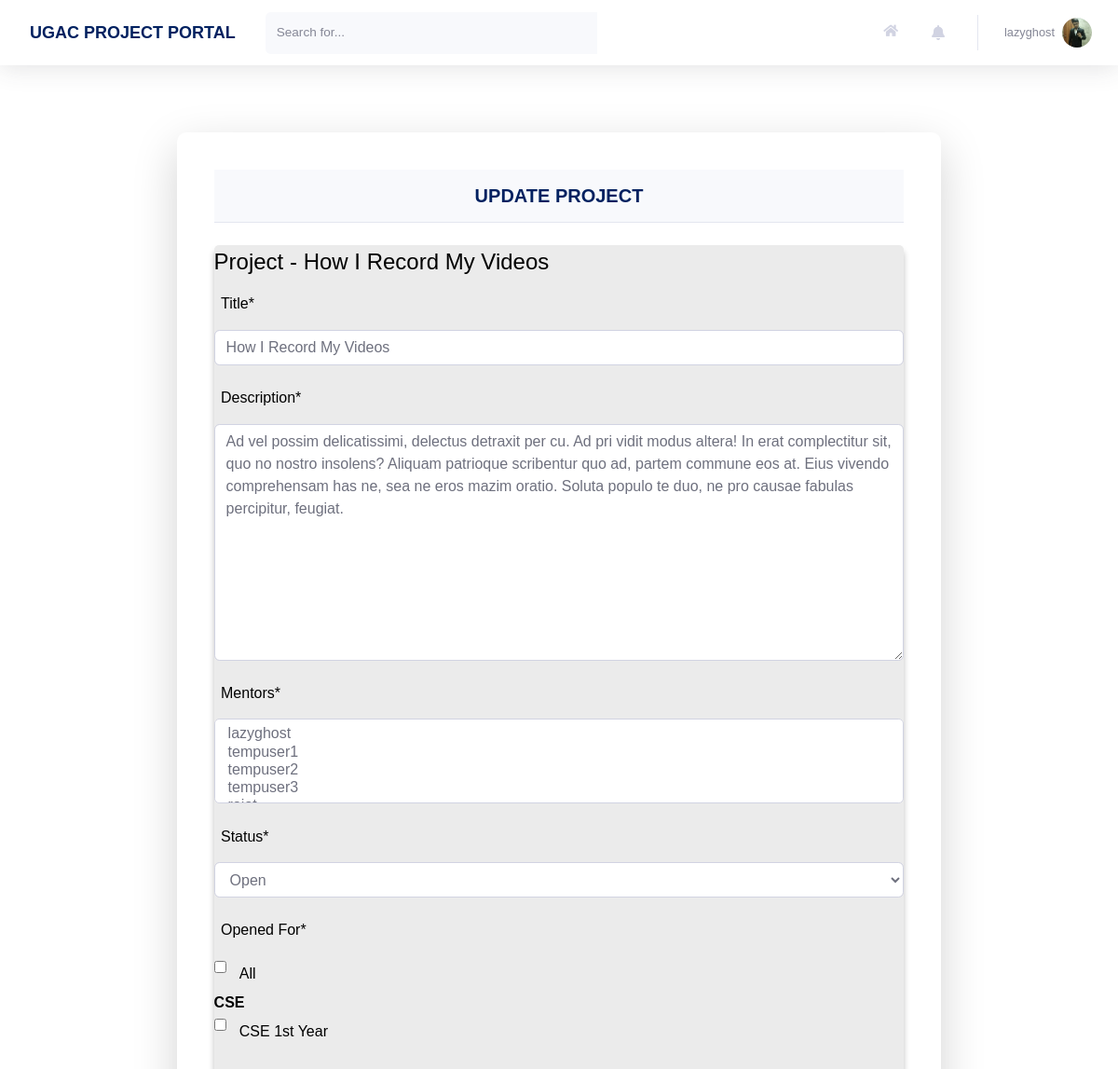
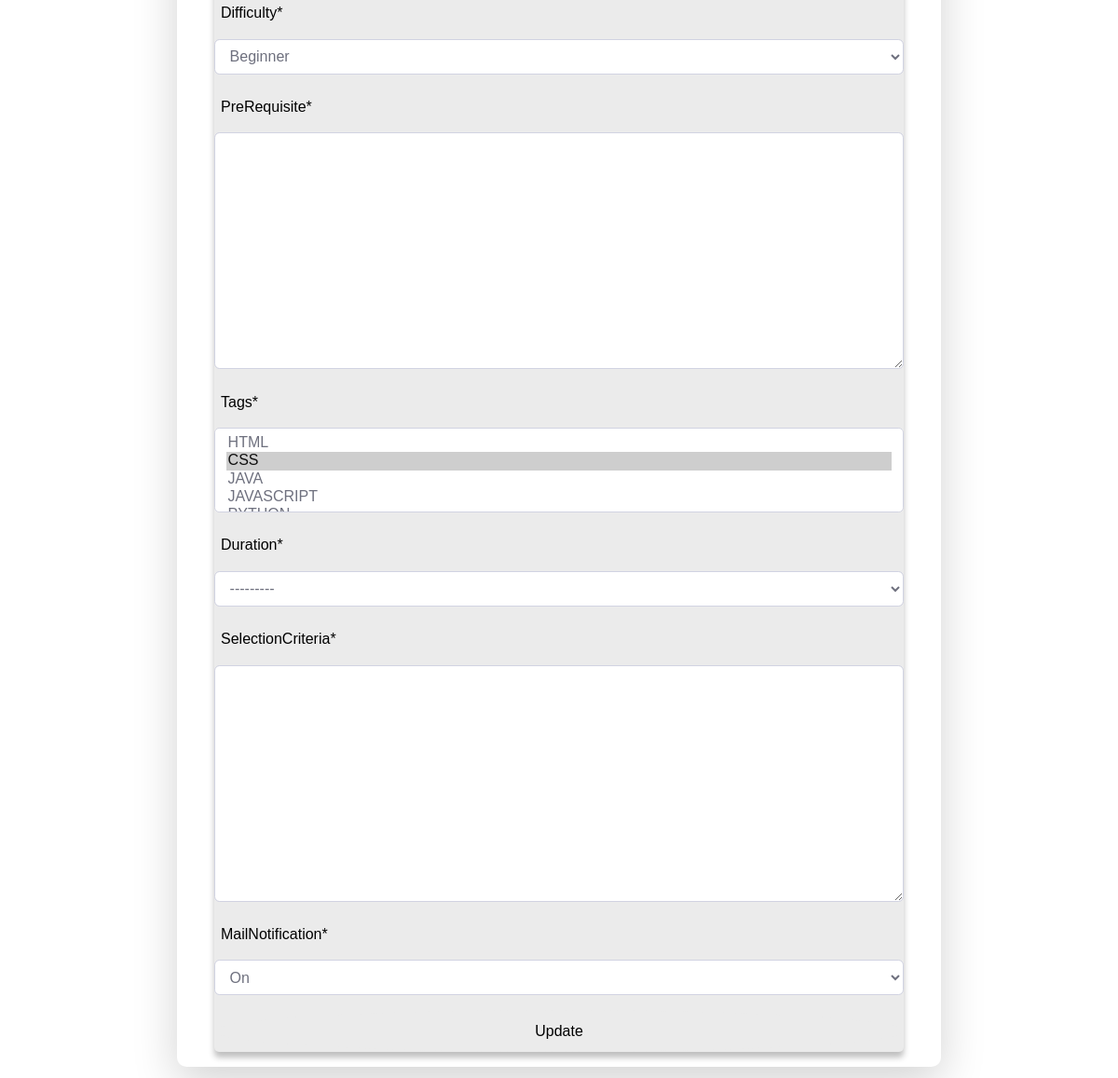
/project/update/?project_id=19 (signed in), run on an earlier commit of the app's database (2 pictures, top to bottom).
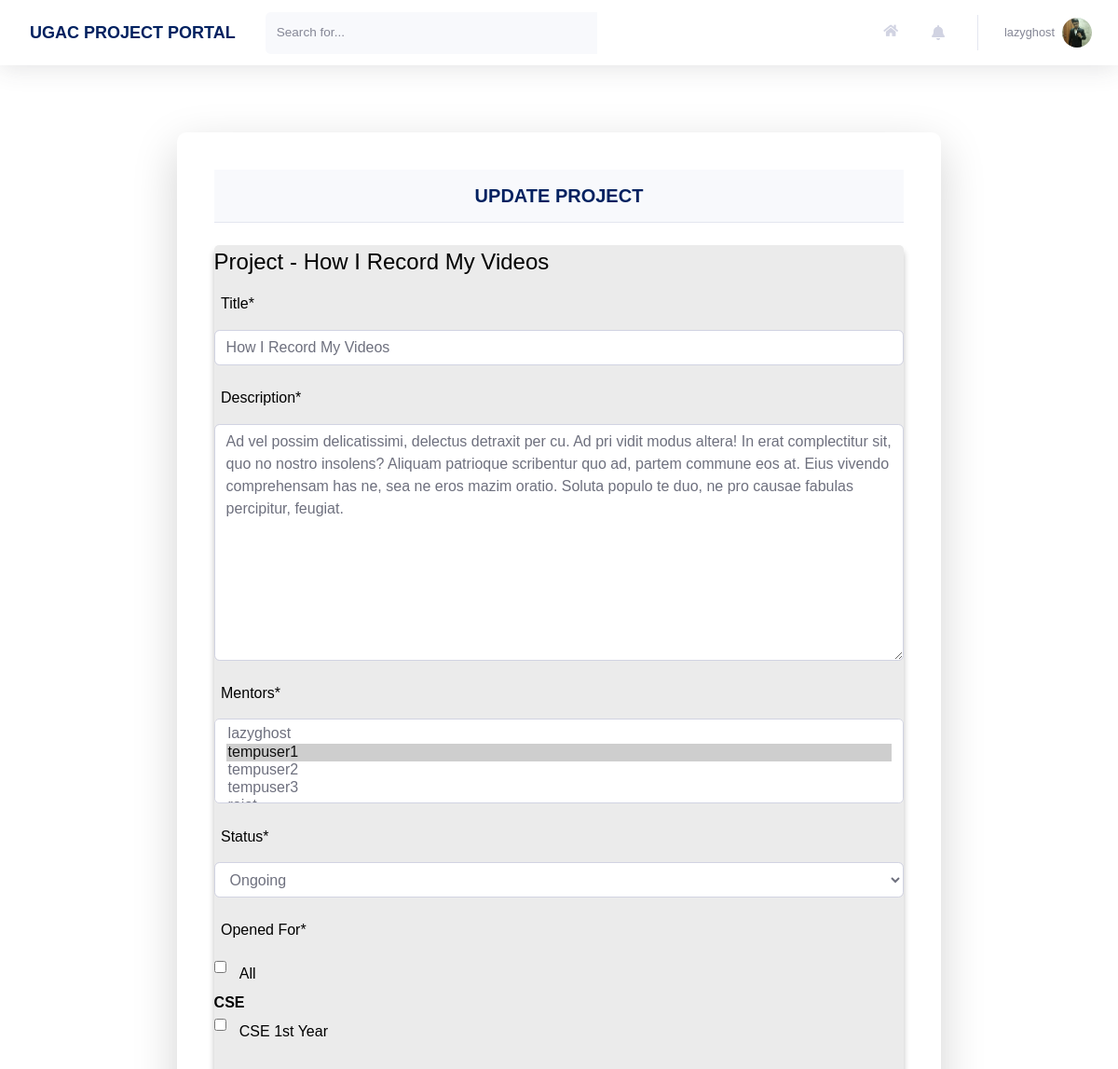
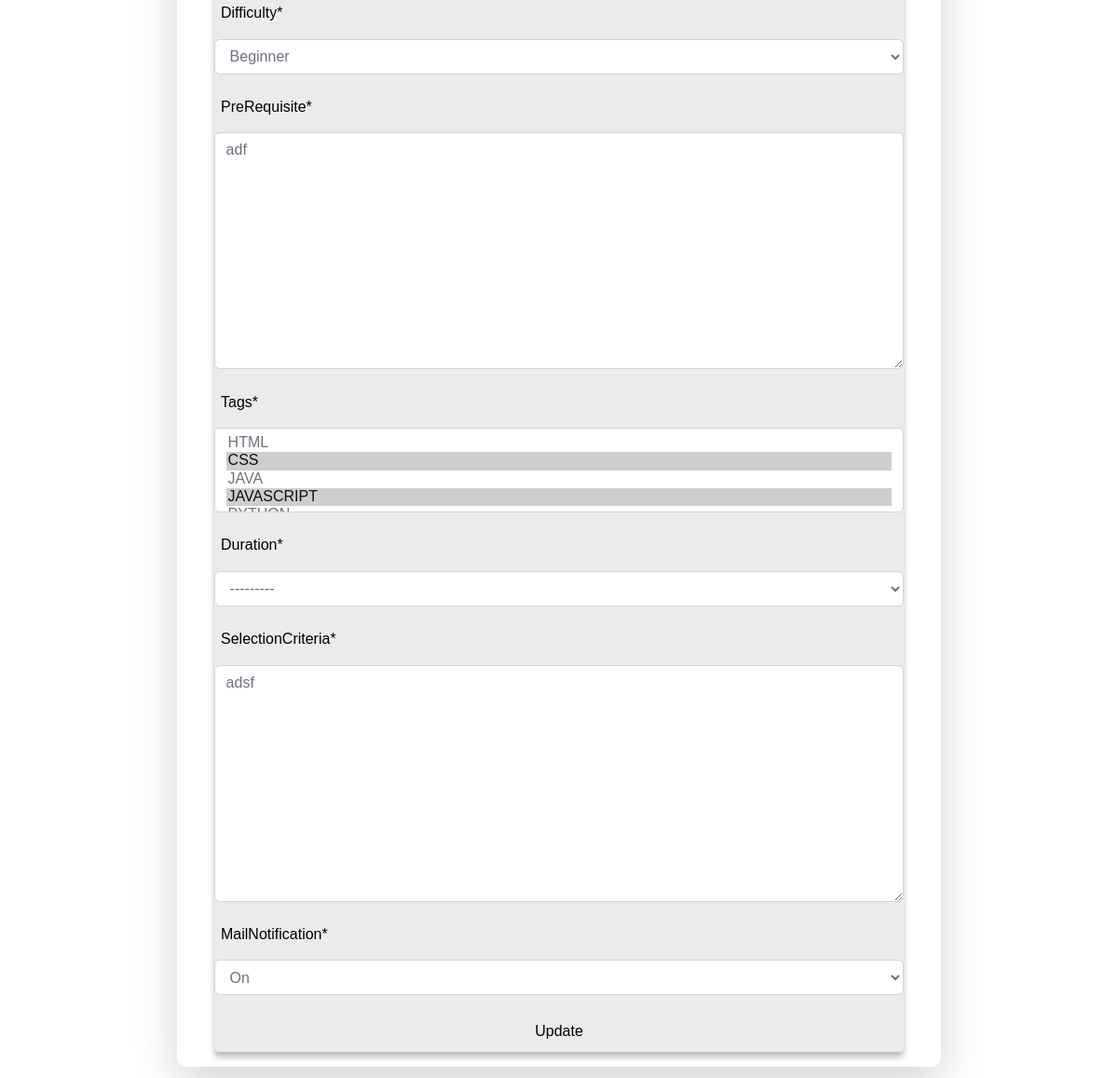
And on a later commit of the database (2 pictures, top to bottom).
### home/models.py (models this page shows, shortened)
class Project(models.Model):
    Title = models.CharField(max_length=100)
    Description = models.TextField()
    FloatedBy = models.ForeignKey(User, on_delete=models.CASCADE,related_name="FloatedBy")
    Mentors = models.ManyToManyField(User,related_name='Mentors')
    Status = models.CharField(max_length=10, choices=STATUS_CHOICES, default='Open')
    OpenedFor = models.CharField(max_length=300)
    Difficulty = models.CharField(max_length=15, choices=DIFFICULTY_CHOICES, default='Beginner')
    PreRequisite = models.TextField()
    Tags = models.ManyToManyField(Tag, related_name='Tags')
    Duration = models.CharField(max_length=30, choices=DURATION_CHOICES)
    DatePosted = models.DateTimeField(default = timezone.now)
    SelectionCriteria = models.TextField()
    MailNotification = models.CharField(max_length=5, choices=NOTIFICATION_CHOICES,default='On')
    ApplyRequest = models.ManyToManyField(User, related_name='ApplyRequest', blank = True)
    AlreadyApplied = models.ManyToManyField(User, related_name='AlreadyApplied', blank = True)
    Likes = models.IntegerField(default=0)

class Tag(models.Model):
    Title = models.CharField(max_length=20)
    def __str__(self):
        return f"{self.Title}"

### home/decorators.py (the view)
    def wrap(request, *args, **kwargs):
        project_id = request.GET.get('project_id')
        project = Project.objects.get(pk=project_id)
        if project.FloatedBy == request.user:
            return function(request, *args, **kwargs)
        else:
            raise PermissionDenied

### home/forms.py
class ProjectUpdateForm(forms.ModelForm):
    OpenedFor = forms.MultipleChoiceField(
        label="Opened For", choices=OPENED_FOR_CHOICES, required=True,
        widget = forms.CheckboxSelectMultiple(),
    )
    class Meta:
        model = Project
        fields = ['Title','Description','Mentors','Status','OpenedFor','Difficulty','PreRequisite','Tags','Duration','SelectionCriteria','MailNotification']

### home/templates/home/projectUpdate.html (shortened to what this page needs)
{% extends 'home/projectsRegister.html' %}
{% load static %}
{% load crispy_forms_tags %}
{% block content %}
<div>
	<br>
	<br>
	<div class="container card shadow-lg py-3" style="width:80%">
		<br>
		<div class="card-header py-3">
			<h5 class="m-0 font-weight-bold text-primary text-center">UPDATE PROJECT</h5>
		</div>
		<br>
		<div class="card-body">
			<form method="POST">
				<fieldset>
					<legend>Project - {{ project_title }}</legend>
					{{ project_form|crispy }}
				</fieldset>
				<div>
					<button class="btn btn-primary btn-user btn-block" type="submit">Update</button>
				</div>
			</form>
		</div>
	</div>
	<br>
	<br>
</div>
{% endblock content %}

What changed in the data, as far as the page shows it:
changed Project "How I Record My Videos": Status "Open" → "Ongoing"; PreRequisite (not shown) → "adf"; SelectionCriteria (not shown) → "adsf"
Also different on the page:
form field Mentors: "lazyghost / tempuser1 / tempuser2 / tempuser3" → "lazyghost / tempuser1 ☑ / tempuser2 / tempuser3"
form field Tags: "HTML / CSS ☑ / JAVA / JAVASCRIPT" → "HTML / CSS ☑ / JAVA / JAVASCRIPT ☑"
